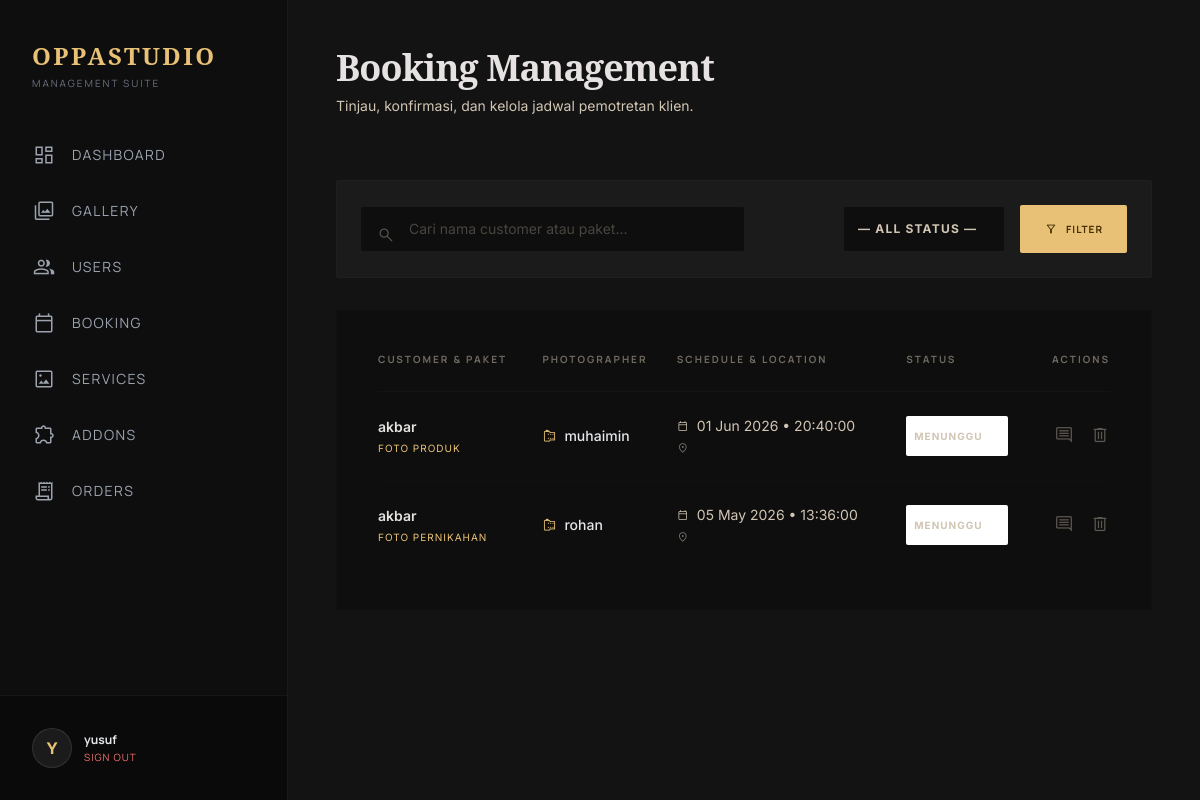
The page /admin/manage_booking.php (signed in) on the database its author committed.
### tables this page shows
CREATE TABLE `booking` (
  `id_booking` int NOT NULL,
  `id_user` int NOT NULL,
  `id_paket` int NOT NULL,
  `id_fotografer` int DEFAULT NULL,
  `tanggal` date NOT NULL,
  `jam` time NOT NULL,
  `lokasi` varchar(255) DEFAULT NULL,
  `catatan` text,
  `status` enum('menunggu','dikonfirmasi','selesai') DEFAULT 'menunggu'
);

CREATE TABLE `users` (
  `id_user` int NOT NULL,
  `nama` varchar(100) NOT NULL,
  `email` varchar(100) NOT NULL,
  `password` varchar(255) NOT NULL,
  `no_hp` varchar(15) DEFAULT NULL,
  `role` enum('admin','fotografer','pelanggan') NOT NULL,
  `created_at` timestamp NULL DEFAULT CURRENT_TIMESTAMP
);

CREATE TABLE `paket` (
  `id_paket` int NOT NULL,
  `nama_paket` varchar(100) NOT NULL,
  `harga` int NOT NULL,
  `deskripsi` text,
  `durasi` varchar(50) DEFAULT NULL,
  `created_at` timestamp NULL DEFAULT CURRENT_TIMESTAMP,
  `status_paket` enum('aktif','nonaktif') DEFAULT 'aktif'
);

### admin/manage_booking.php (the view, shortened to what this page needs)
<?php
include '../config/koneksi.php';
$search = isset($_GET['search']) ? mysqli_real_escape_string($conn, $_GET['search']) : '';
?>
<!DOCTYPE html>
<html class="dark" lang="en">
<head>
    <script src="https://cdn.tailwindcss.com?plugins=forms,container-queries"></script>
    <script id="tailwind-config">
        tailwind.config = {
            darkMode: "class",
            theme: {
                extend: {
                    colors: {
                        "primary": "#e9c176",
                        "on-primary": "#412d00",
                        "surface": "#131313",
                        "on-surface": "#e5e2e1",
                        "surface-container-low": "#1c1b1b",
                        "surface-container-lowest": "#0e0e0e",
                        "on-surface-variant": "#d1c5b4",
                        "outline-variant": "#4e4639",
                    },
                    fontFamily: {
                        "headline": ["Noto Serif"],
                        "body": ["Inter"],
                        "label": ["Manrope"]
                    }
                },
            },
        }
    </script>
</head>
<body class="min-h-screen flex overflow-hidden">
    <?php include '../includes/sidebar_admin.php'; ?>
    <main class="flex-1 bg-surface h-screen overflow-y-auto">
        <div class="max-w-7xl mx-auto p-12">
            <header class="flex flex-col md:flex-row justify-between items-start md:items-end gap-6 mb-16">
                <div>
                    <h2 class="font-headline text-4xl font-bold tracking-tight text-on-surface mb-2">Booking Management</h2>
                    <p class="text-on-surface-variant text-sm max-w-md">Tinjau, konfirmasi, dan kelola jadwal pemotretan klien.</p>
                </div>
            </header>
            <div class="mb-8 bg-surface-container-low p-6 rounded-sm border border-outline-variant/10">
                <form method="GET" action="" class="flex flex-col md:flex-row gap-4 items-center justify-between">
                    <div class="w-full md:w-1/2 relative">
                        <span class="material-symbols-outlined absolute left-4 top-3.5 text-on-surface-variant/40 text-lg">search</span>
                        <input type="text" name="search" value="<?= htmlspecialchars($search) ?>" placeholder="Cari nama customer atau paket..."
                               class="w-full bg-surface-container-lowest border-none focus:ring-1 focus:ring-primary text-sm p-3 pl-12 text-on-surface placeholder:text-on-surface-variant/30 transition-all rounded-sm">
                    </div>
                    <div class="w-full md:w-auto flex flex-col md:flex-row gap-4 items-stretch md:items-center">
                        <div class="relative min-w-[160px]">
                            <select name="status_filter" class="w-full bg-surface-container-lowest border-none focus:ring-1 focus:ring-primary text-xs font-bold tracking-widest uppercase p-3.5 text-on-surface-variant rounded-sm appearance-none cursor-pointer">
                                <option value="">— ALL STATUS —</option>
                            </select>
                        </div>
                        <button type="submit" class="bg-primary text-on-primary font-label text-[10px] font-bold tracking-widest uppercase px-6 py-3.5 rounded-sm hover:brightness-110 transition-all flex items-center justify-center gap-2">
                            <span class="material-symbols-outlined text-sm">filter_alt</span> Filter
                        </button>
                    </div>
                </form>
            </div>
            <section class="bg-surface-container-lowest p-10 rounded-sm border border-outline-variant/5">
                <div class="overflow-x-auto">
                    <table class="w-full text-left border-collapse">
                        <thead>
                            <tr class="border-b border-outline-variant/10">
                                <th class="pb-6 font-label text-[10px] tracking-[0.2em] text-on-surface-variant/50 uppercase">Customer & Paket</th>
                                <th class="pb-6 font-label text-[10px] tracking-[0.2em] text-on-surface-variant/50 uppercase">Photographer</th>
                                <th class="pb-6 font-label text-[10px] tracking-[0.2em] text-on-surface-variant/50 uppercase">Schedule & Location</th>
                                <th class="pb-6 font-label text-[10px] tracking-[0.2em] text-on-surface-variant/50 uppercase">Status</th>
                                <th class="pb-6 font-label text-[10px] tracking-[0.2em] text-on-surface-variant/50 uppercase text-right">Actions</th>
                            </tr>
                        </thead>
                        <tbody class="divide-y divide-outline-variant/5">
                            <?php
                            $where_sql = "";
                            $query = "SELECT booking.*,
                                             klien.nama AS nama_klien,
                                             paket.nama_paket,
                                             u_fg.nama AS nama_fotografer
                                      FROM booking
                                      JOIN users AS klien ON booking.id_user = klien.id_user
                                      JOIN paket ON booking.id_paket = paket.id_paket
                                      LEFT JOIN fotografer AS fg ON booking.id_fotografer = fg.id_fotografer
                                      LEFT JOIN users AS u_fg ON fg.id_user = u_fg.id_user
                                      $where_sql
                                      ORDER BY booking.id_booking DESC";
                            $result = mysqli_query($conn, $query);
                            if(mysqli_num_rows($result) > 0):
                                while($row = mysqli_fetch_assoc($result)):
                                    $statusColor = "text-on-surface-variant";
                            ?>
                            <tr class="group hover:bg-surface-container/30 transition-colors">
                                <td class="py-6">
                                    <div class="flex flex-col">
                                        <span class="text-on-surface font-semibold text-sm"><?= $row['nama_klien'] ?></span>
                                        <span class="text-[10px] text-primary uppercase tracking-widest mt-1"><?= $row['nama_paket'] ?></span>
                                    </div>
                                </td>
                                <td class="py-6">
                                    <div class="flex items-center gap-2 text-sm">
                                        <span class="material-symbols-outlined text-sm text-[#e9c176]">camera_roll</span>
                                        <span class="font-medium <?= !empty($row['nama_fotografer']) ? 'text-gray-200' : 'text-gray-500 italic' ?>">
                                            <?= !empty($row['nama_fotografer']) ? htmlspecialchars($row['nama_fotografer']) : 'Belum Ditentukan' ?>
                                        </span>
                                    </div>
                                </td>
                                <td class="py-6">
                                    <div class="flex flex-col text-sm text-on-surface-variant">
                                        <div class="flex items-center gap-2">
                                            <span class="material-symbols-outlined text-xs">calendar_today</span>
                                            <?= date('d M Y', strtotime($row['tanggal'])) ?> • <?= $row['jam'] ?>
                                        </div>
                                        <div class="flex items-center gap-2 mt-1 opacity-60">
                                            <span class="material-symbols-outlined text-xs">location_on</span>
                                        </div>
                                    </div>
                                </td>
                                <td class="py-6">
                                    <form method="POST" action="" class="flex items-center gap-2">
                                        <select name="status" onchange="this.form.submit()" class="bg-surface-container-high border-none text-[10px] font-bold tracking-widest uppercase p-2 rounded-sm <?= $statusColor ?> focus:ring-1 focus:ring-primary">
                                            <option value="Menunggu" <?= $row['status'] == 'Menunggu' ? 'selected' : '' ?>>Menunggu</option>
                                        </select>
                                    </form>
                                </td>
                                <td class="py-6 text-right">
                                    <div class="flex justify-end gap-4">
                                        <?php if(!empty($row['catatan'])): ?>
                                        <button title="<?= $row['catatan'] ?>" class="text-on-surface-variant/40 hover:text-primary transition-colors">
                                            <span class="material-symbols-outlined text-xl">comment</span>
                                        </button>
                                        <?php endif; ?>
                                        <a href="?hapus=<?= $row['id_booking'] ?>" onclick="return confirm('Hapus riwayat booking ini?')" class="text-on-surface-variant/40 hover:text-red-400 transition-colors">
                                            <span class="material-symbols-outlined text-xl">delete</span>
                                        </a>
                                    </div>
                                </td>
                            </tr>
                            <?php
                                endwhile;
                            else:
                            ?>
                            <tr>
                                <td colspan="5" class="py-10 text-center text-on-surface-variant/30 italic text-sm">No bookings found.</td>
                            </tr>
                            <?php endif; ?>
                        </tbody>
                    </table>
                </div>
            </section>
        </div>
    </main>
</body>
</html>

### admin/manage_booking.php (style rules this page uses)
.material-symbols-outlined { font-variation-settings: 'FILL' 0, 'wght' 300, 'GRAD' 0, 'opsz' 24; }
body { background-color: #131313; color: #e5e2e1; font-family: 'Inter', sans-serif; }
select { background-image: none !important; }

### rows shown on the page
booking: id_user.nama "akbar", id_paket.nama_paket "FOTO PRODUK", users.nama "muhaimin", tanggal "01 Jun 2026", jam "20:40:00"
booking: id_user.nama "akbar", id_paket.nama_paket "FOTO PERNIKAHAN", users.nama "rohan", tanggal "05 May 2026", jam "13:36:00"

### other values the page prints
substr($_SESSION['nama'], 0, 1) "Y"
$_SESSION['nama'] "yusuf"
